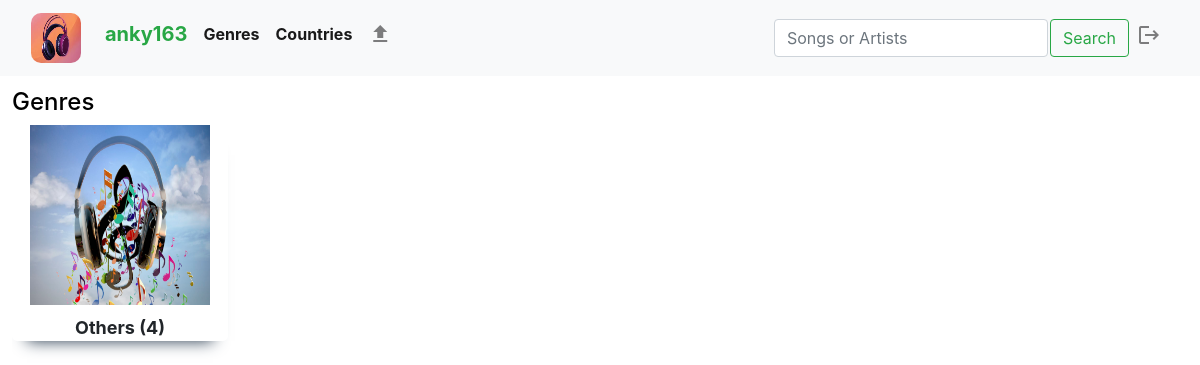
The app's page /menu/genres (signed in) with its own data.
### music/models.py (models this page shows, shortened)
class User(AbstractUser):
    pass

class Song(models.Model):
    uploader = models.ForeignKey(User, on_delete=models.CASCADE, related_name="uploader")
    title = models.CharField(max_length=64, blank=False, db_column="title")
    _artists = models.CharField(max_length=64, blank=True, db_column="artists")
    _country = models.CharField(max_length=64, blank=True, db_column="country")
    _genre = models.CharField(max_length=64, blank=True, db_column="genre")
    date = models.DateTimeField(db_column="date")
    views = models.IntegerField(default=0, db_column="views")
    photo = models.ImageField(upload_to='images', blank=True, default=None)
    audio = models.FileField(upload_to='songs', blank=False, default=None)
    @property
    def artists(self):
        return self._artists
    @artists.setter
    def artists(self, artists):
        if not artists:
            self._artists = "Unknown"
        else:
            self._artists = artists
    @property
    def genre(self):
        return self._genre
    @genre.setter
    def genre(self, genre):
        if not genre or genre.lower() not in ["pop", "dance", "rock", "jazz", "traditional", "soundtrack"]:
            self._genre = "Others"
        else:
            self._genre = genre
    @property
    def country(self):
        return self._country
    @country.setter
    def country(self, country):
        if not country or country.lower() not in ["us - uk", "korea", "japan", "china", "vietnam"]:
            self._country = "Others"
        else:
            self._country = country

### music/views.py (the view, shortened to what this page needs)
# urls.py: path("menu/<str:menu>", views.menu, name="menu"),
def menu(request, menu):
    packages = []
    all_lists = []
    if menu == "genres":
        for genre in genres:
            tracks = Tracks("genre", genre).all
            genre_list = {"name": genre.capitalize(), "number_of_tracks": tracks.count()}
            if genre_list["number_of_tracks"] != 0:
                all_lists.append(genre_list)
    l = Paginator(all_lists, 5)
    for i in range(l.num_pages):
        packages.append(l.page(i + 1))
    return render(request, "music/menu.html", {
        "host": request.user,
        "menu": menu.capitalize(),
        "packages": packages
    })

### music/templates/music/menu.html (shortened to what this page needs)
{% extends "music/layout.html" %}
{% load static %}
{% block body %}
    <div id="library-page">
        <div id="library-uploaded">
            <div class="smaller-headers">
                <h4>{{ menu }}</h4>
            </div>
            <div class="media-container" id="uploaded-container">
                {% for package in packages %}
                    <div class="media-group" id="group-{{ package.number }}">
                        {% for group in package.object_list %}
                            <div class="media-items">
                                <img src="/static/music/media/{{ group.name|lower }}.jpg">
                                <h3 class="group-name">{{ group.name }} ({{ group.number_of_tracks }})</h3>
                            </div>
                        {% endfor %}
                    </div>
                {% endfor %}
            </div>
        </div>
    </div>
{% endblock %}

### music/templates/music/layout.html (shortened to what this page needs)
{% load static %}
<!DOCTYPE html>
<html lang="en">
    <head>
            <link rel="stylesheet" href="https://stackpath.bootstrapcdn.com/bootstrap/4.4.1/css/bootstrap.min.css">
        <link rel="stylesheet" href="https://cdnjs.cloudflare.com/ajax/libs/font-awesome/4.7.0/css/font-awesome.min.css"/>
        <link href="{% static 'music/styles.css' %}" rel="stylesheet">
    </head>
    <body>
        <div class="header">
            <nav class="navbar navbar-expand-sm navbar-light bg-light">
                <div class="container-fluid">
                    <a class="navbar-brand" href="{% url 'list' %}">
                        <img id="logo" src="{% static 'music/media/lolo.jpg' %}" alt="logo">
                    </a>
                    <div class="collapse navbar-collapse" id="navbarSupportedContent">
                        <ul class="navbar-nav mr-auto">
                            {% if user.is_authenticated %}
                                <li class="nav-item">
                                    <a class="nav-link active" aria-current="page" href="{% url 'library' user.id %}"><h5 style="color: #28a745; font-weight: bold;">{{ user.username }}</h5></a>
                                </li>
                             {% endif %}
                                <li class="nav-item dropdown">
                                    <a id="genres-menu" class="nav-link active" href="{% url 'menu' 'genres' %}"><strong>Genres</strong></a>
                                </li>
                                <li class="nav-item dropdown">
                                    <a id="countries-menu" class="nav-link active" href="{% url 'menu' 'countries' %}"><strong>Countries</strong></a>
                                </li>
                            {% if user.is_authenticated %}
                                <li class="nav-item">
                                    <a id="upload-link" class="nav-link" href="{% url 'upload' %}">
                                        <span class="material-icons">
                                        </span>
                                    </a>
                                </li>
                            {% endif %}
                        </ul>
                        <form class="d-flex" action="{% url 'search' %}" method="post">
                            <input style="margin-right: 2px;" class="form-control me-2" type="search" placeholder="Songs or Artists" aria-label="Search" name="name" required>
                            <button class="btn btn-outline-success" type="submit">Search</button>
                        </form>
                        <div class="log-in" style="float: right;">
                            <ul class="navbar-nav me-auto mb-2 mb-lg-0">
                                {% if user.is_authenticated %}
                                    <li class="nav-item">
                                        <a id="logout-link" class="nav-link" aria-current="page" href="{% url 'logout' %}">
                                            <span class="material-icons">
                                            </span>
                                        </a>
                                    </li>
                                {% endif %}
                            </ul>
                        </div>
                    </div>
                </div>
            </nav>
        </div>
        <div class="body">
            {% block body %}{% endblock %}
        </div>
    </body>
</html>

### music/static/music/styles.css (style rules this page uses)
#logo { width: 50px; height: 50px; }
img { border-radius: 10px; }
ul { list-style: none; }
.header { height: auto; }
#library-page { margin-top: 1vw; margin-left: 1vw; margin-right: 1vw; margin-bottom: 1vw; }
#library-page .smaller-headers { display: block; width: 100%; }
#library-page .smaller-headers h4, h5 { display: inline-block; color: black; }
.media-container { display: grid; grid-auto-flow: column; overflow-x: hidden; scroll-behavior: smooth; grid-column-gap: 3vw; grid-row-gap: 2vw; }
.media-group { display: grid; grid-auto-flow: column; grid-auto-columns: 20vw; height: 22vw; width: 98vw; }
.media-items { display: flex; position: relative; overflow: hidden; border-radius: 5px; width: 18vw; height: 18vw; z-index: 5; box-shadow: rgb(38, 57, 77) 0px 15px 15px -15px; }
.media-items img { margin-left: 1.5vw; width: 15vw; height: 15vw; border-radius: 0px; cursor: pointer; }
.media-items .group-name { position: absolute; z-index: 10; width: 100%; padding-left: 1vw; padding-right: 1vw; font-size: 1.5vw; overflow: hidden; font-weight: bold; text-align: center; }
.media-items .group-name { margin-top: 16vw; display: block; }

### records on screen
User: username "anky163"
Song: name "Others", number_of_tracks "4"

### other values on screen
{{ menu }} "Genres"
